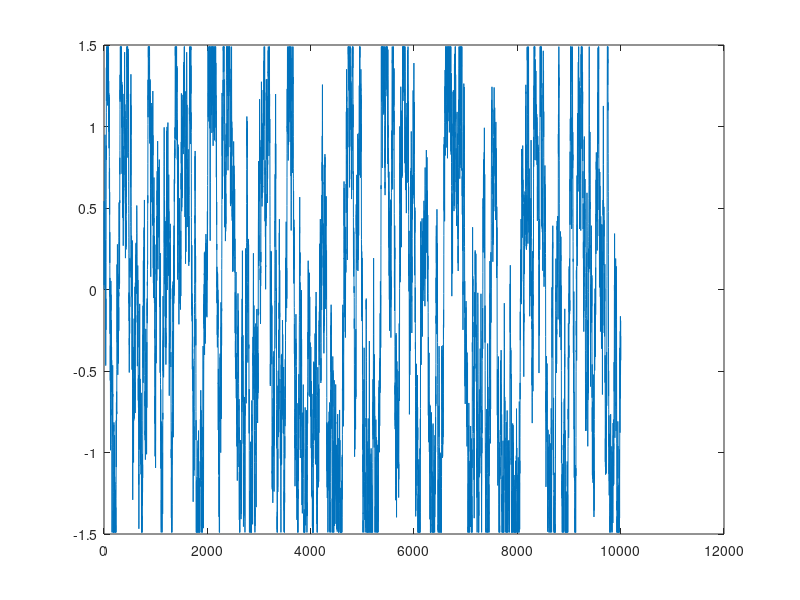

This chart was generated by the following MATLAB code: (Note: this script raises an error after producing the figure.)
%function Vseq=generate_waveform(Vmin,Vmax)
close all;
clear all;
Vmin=-1.49;Vmax=1.49;
Vstart=0;
dV=0.3;

%an_te=300;
for an_te=[0,300,400,500]
    for rndseed=2:3  % rndseed=1 5e4, rndsee=2,3, 1e4
        %%%%%%%%%% random walk
        %rndseed=5;
        close all;
        Vseq=[Vstart];
        rng(rndseed);
        for ii=1:1e4
            Vnew=Vseq(end)+dV*(rand(1)*2-1);
            if Vnew>Vmax
                Vnew=Vmax;
            elseif Vnew < Vmin
                Vnew=Vmin;
            end
            Vseq=[Vseq Vnew];
        end
        
        
        plot(Vseq);
        
        %%%%%%%%%%%%%%% evaluate rram current
        if an_te==0
            [state_seq,Iseq]=rram_IV_0(Vseq);
        elseif an_te==300
            [state_seq,Iseq]=rram_IV_300(Vseq);
        elseif an_te==400
            [state_seq,Iseq]=rram_IV_400(Vseq);
        elseif an_te==500
            [state_seq,Iseq]=rram_IV_500(Vseq);
        end
        
        plot(Iseq);
        figure;
        plot(Vseq)
        figure;
        plot(state_seq)
        
        his_len=5;
        
        ds=[];
        ds(1,:)=zeros(1,16);
        jj=2;
        for ii=his_len:length(Vseq)-1
            temp=[];
            for kk=1:his_len
                temp=[temp an_te Vseq(ii-his_len+kk+1) Iseq(ii-his_len+kk)  ];
            end
            %for kk=1:his_len
            %  temp=[temp state_seq(ii-his_len+kk-1)];
            %end
            ds(jj,:)=[temp Iseq(ii+1) ];
            jj=jj+1;
        end
        
        if sum(sum(isnan(ds)))~=0
            disp('NAN');
        end
        
        %ds=[zeros(size(ds,1),his_len)+an_te    ds ];
        csvwrite(['CSV_data/Anneal/ds' num2str(an_te) '_rram_rndseed' num2str(rndseed) '.csv'],ds);
    end
end